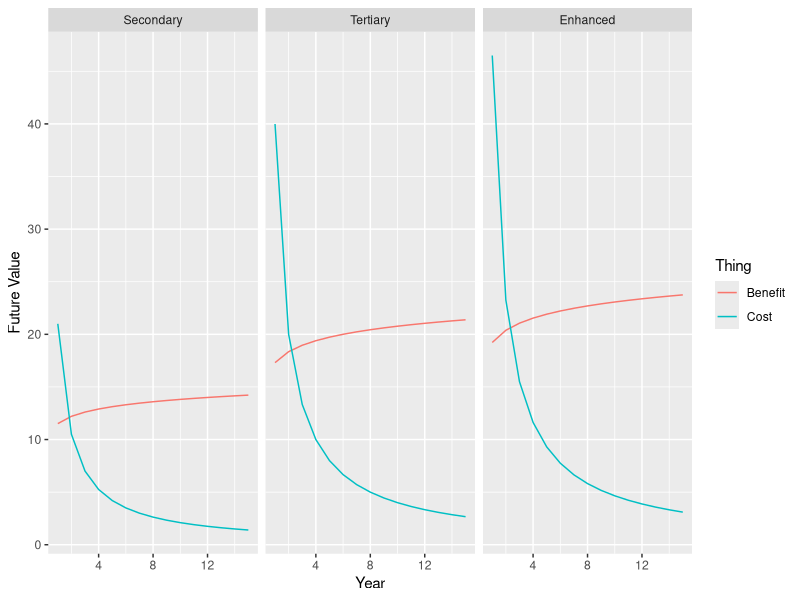
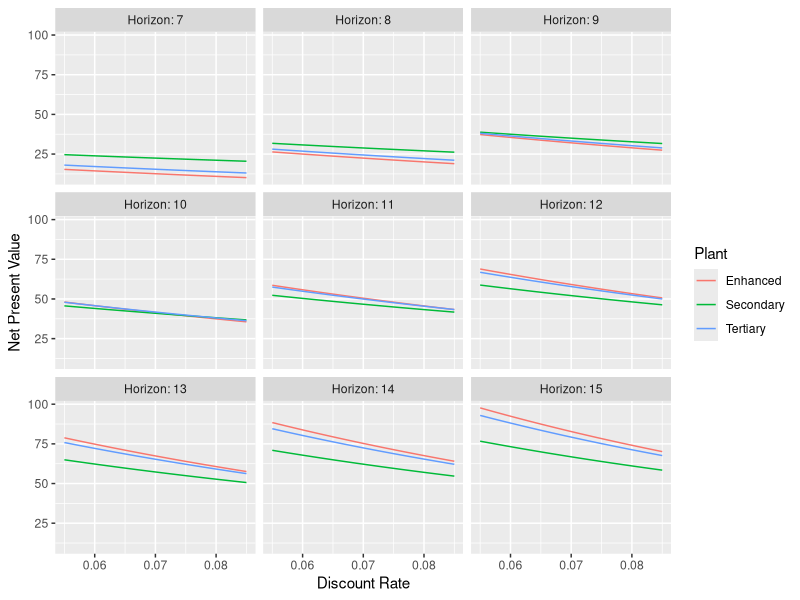
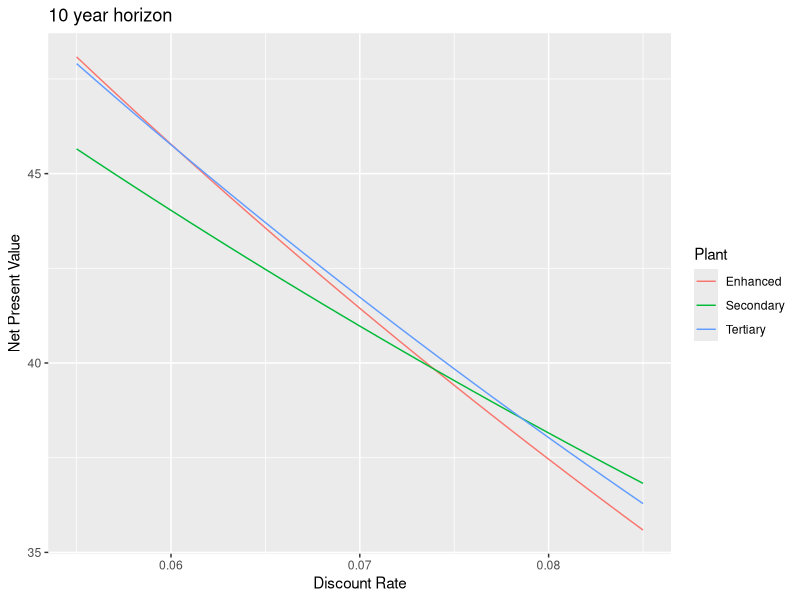

The R source for these figures, in order:
## ---- chunk 1
library(tidyverse)
library(kableExtra)
knitr::opts_chunk$set(echo = TRUE)
def <- knitr::knit_hooks$get("output")
knitr::knit_hooks$set(output = function(x, options) {
  x <- def(x, options)
  ifelse(!is.null(options$suppress), gsub(pattern = "```.*```", "", x), x)
})
formatter <- function(string){
  string%>%
    str_replace_all("_", " ")%>%
    str_to_title()
}
## ---- chunk 2
discount_rate <- seq(.055,.085,.001)
year <- 1:15
plant <-  c("Secondary","Tertiary","Enhanced")
thing <- c("Cost","Benefit")
mydf <- crossing(year,plant,thing,discount_rate)%>% 
  mutate(future_value=case_when(plant == "Secondary" & thing == "Cost" ~ 21/year,
                                 plant == "Secondary" & thing == "Benefit" ~ log(100000*year),
                                 plant == "Tertiary" & thing == "Cost" ~ 39.99/year,
                                 plant == "Tertiary" & thing == "Benefit" ~ 1.5035*log(100000*year),
                                 plant == "Enhanced" & thing == "Cost" ~ 46.5/year,
                                 plant == "Enhanced" & thing == "Benefit" ~ 1.67*log(100000*year)))%>%#THEN
  mutate(present_value = future_value/((1+discount_rate)^year))
## ---- chunk 3
plt <-  ggplot(mydf,aes(year, future_value, colour=thing))+
  geom_line()+
  facet_wrap(vars(fct_reorder(plant,future_value,sum)))#over-ride default alphabetic layout.
plt+
  labs(x=formatter(plt$labels$x),
      y=formatter(plt$labels$y),
      col=formatter(plt$labels$col))
## ---- chunk 4
results <- tibble(Horizon=7:15)
subset_data <- function(horizon){
  filter(mydf,year<=horizon)
}
results <- results%>%
  mutate(data_subsets=map(Horizon,subset_data))
## ---- chunk 5
get_npv <- function(df){
  df%>%
  group_by(plant, thing, discount_rate)%>%
  summarise(total = sum(present_value))%>%
  pivot_wider(names_from = thing, values_from = total, names_prefix = "sum_pv_")%>%
  mutate(net_present_value = sum_pv_Benefit - sum_pv_Cost)
}
results <- results%>%
  mutate(net_present_value=map(data_subsets,get_npv))%>%
  unnest(net_present_value)
## ---- chunk 6
plt <- ggplot(results,aes(discount_rate,net_present_value,colour=plant))+
   geom_line()+
   facet_wrap(vars(Horizon), labeller = label_both)
plt+
  labs(x=formatter(plt$labels$x),
        y=formatter(plt$labels$y),
        col=formatter(plt$labels$col))
## ---- chunk 7
plt <- ggplot(filter(results,Horizon==10),aes(discount_rate,net_present_value,colour=plant))+
   geom_line()
plt+
  labs(x=formatter(plt$labels$x),
      y=formatter(plt$labels$y),
      col=formatter(plt$labels$col),
      title="10 year horizon")
## ---- chunk 8
exp_results <- results%>%
  group_by(plant)%>%
  summarize(expected_net_present_value=mean(net_present_value))%>%
  arrange(desc(expected_net_present_value))

kbl(exp_results,col.names=formatter(colnames(exp_results)),digits=1)%>% 
  kable_styling(bootstrap_options = c("striped", "hover"), full_width = F)
